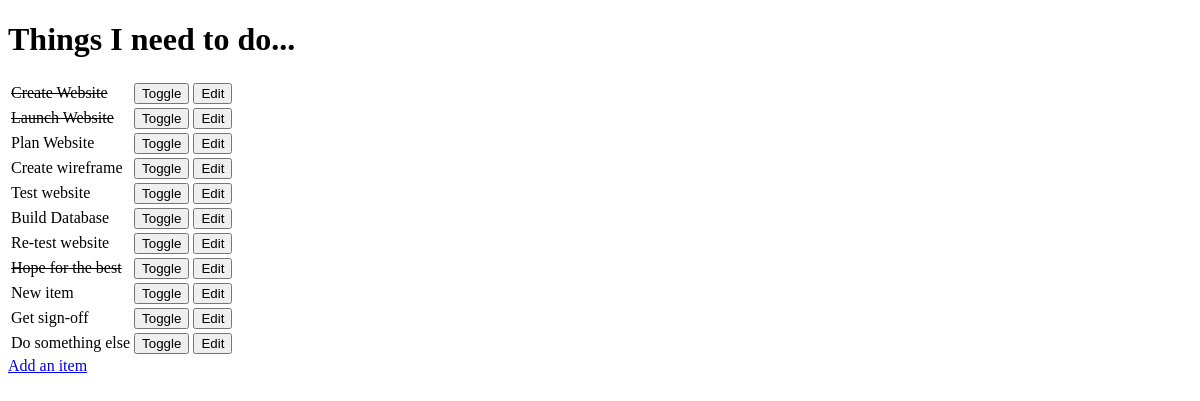
Before: / with the older database file.
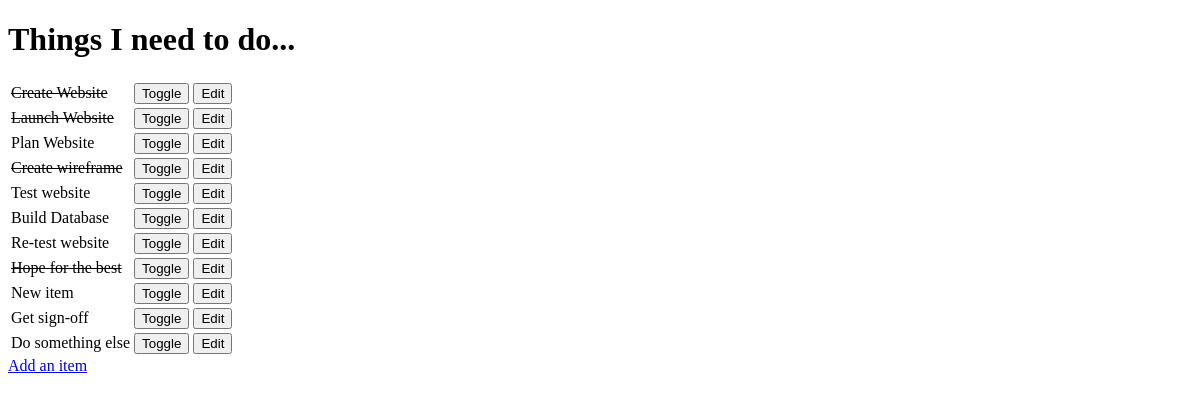
After: the same page with the newer database file.
### todo/models.py (models this page shows, shortened)
class Item(models.Model):
    name = models.CharField(max_length=30, blank=False)
    done = models.BooleanField(blank=False, default=False)

### todo/views.py (the view)
# urls.py: url(r'^$', get_todo_list),
def get_todo_list(request):
    results = Item.objects.all()
    return render(request, "todo_list.html", {'items': results})

### todo/templates/todo_list.html (shortened to what this page needs)
<!DOCTYPE html>
<html lang="en">
<head>
</head>
<body>
    <h1>Things I need to do...</h1>
    <table>
        {% for item in items %}
        <tr>
            {% if item.done %}
            <td>
                <strike>{{ item.name }}</strike>
            </td>
            {% else %}
            <td>
                {{ item.name }}
            </td>
            {% endif %}
            <td>
                <form method="POST" action="toggle/{{ item.id }}">
                    <input type="submit" value="Toggle">
                </form>
            </td>
            <td>
                <form method="GET" action="edit/{{ item.id }}">
                    <input type="submit" value="Edit">
                </form>
            </td>
        </tr>
        {% empty %}
        <p>You have nothing to do!</p>
        {% endfor %}
    </table>
    <a href="add">Add an item</a>
</body>
</html>

Changed rows visible on the page:
changed Item "Create wireframe": done False → True (drawn)
